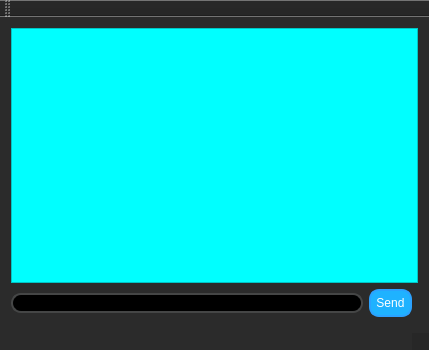
<?xml version="1.0" encoding="UTF-8"?>
<ui version="4.0">
 <class>MainWindow</class>
 <widget class="QMainWindow" name="MainWindow">
  <property name="geometry">
   <rect>
    <x>0</x>
    <y>0</y>
    <width>429</width>
    <height>350</height>
   </rect>
  </property>
  <property name="windowTitle">
   <string>QTCPClient</string>
  </property>
  <property name="styleSheet">
   <string notr="true">background-color: rgba(37, 37, 37, 179);</string>
  </property>
  <widget class="QWidget" name="centralWidget">
   <layout class="QGridLayout" name="gridLayout">
    <item row="0" column="0" rowspan="2" colspan="3">
     <widget class="QTextBrowser" name="textBrowser_receivedMessages">
      <property name="palette">
       <palette>
        <active>
         <colorrole role="Button">
          <brush brushstyle="SolidPattern">
           <color alpha="255">
            <red>0</red>
            <green>255</green>
            <blue>255</blue>
           </color>
          </brush>
         </colorrole>
         <colorrole role="Base">
          <brush brushstyle="SolidPattern">
           <color alpha="255">
            <red>0</red>
            <green>255</green>
            <blue>255</blue>
           </color>
          </brush>
         </colorrole>
         <colorrole role="Window">
          <brush brushstyle="SolidPattern">
           <color alpha="255">
            <red>0</red>
            <green>255</green>
            <blue>255</blue>
           </color>
          </brush>
         </colorrole>
        </active>
        <inactive>
         <colorrole role="Button">
          <brush brushstyle="SolidPattern">
           <color alpha="255">
            <red>0</red>
            <green>255</green>
            <blue>255</blue>
           </color>
          </brush>
         </colorrole>
         <colorrole role="Base">
          <brush brushstyle="SolidPattern">
           <color alpha="255">
            <red>0</red>
            <green>255</green>
            <blue>255</blue>
           </color>
          </brush>
         </colorrole>
         <colorrole role="Window">
          <brush brushstyle="SolidPattern">
           <color alpha="255">
            <red>0</red>
            <green>255</green>
            <blue>255</blue>
           </color>
          </brush>
         </colorrole>
        </inactive>
        <disabled>
         <colorrole role="Button">
          <brush brushstyle="SolidPattern">
           <color alpha="255">
            <red>0</red>
            <green>255</green>
            <blue>255</blue>
           </color>
          </brush>
         </colorrole>
         <colorrole role="Base">
          <brush brushstyle="SolidPattern">
           <color alpha="255">
            <red>0</red>
            <green>255</green>
            <blue>255</blue>
           </color>
          </brush>
         </colorrole>
         <colorrole role="Window">
          <brush brushstyle="SolidPattern">
           <color alpha="255">
            <red>0</red>
            <green>255</green>
            <blue>255</blue>
           </color>
          </brush>
         </colorrole>
        </disabled>
       </palette>
      </property>
      <property name="styleSheet">
       <string notr="true">background-color: rgb(0, 255, 255);</string>
      </property>
     </widget>
    </item>
    <item row="2" column="0">
     <widget class="QLineEdit" name="lineEdit_message">
      <property name="palette">
       <palette>
        <active>
         <colorrole role="Button">
          <brush brushstyle="SolidPattern">
           <color alpha="255">
            <red>0</red>
            <green>0</green>
            <blue>0</blue>
           </color>
          </brush>
         </colorrole>
         <colorrole role="Text">
          <brush brushstyle="SolidPattern">
           <color alpha="255">
            <red>255</red>
            <green>255</green>
            <blue>255</blue>
           </color>
          </brush>
         </colorrole>
         <colorrole role="Base">
          <brush brushstyle="SolidPattern">
           <color alpha="255">
            <red>0</red>
            <green>0</green>
            <blue>0</blue>
           </color>
          </brush>
         </colorrole>
         <colorrole role="Window">
          <brush brushstyle="SolidPattern">
           <color alpha="255">
            <red>0</red>
            <green>0</green>
            <blue>0</blue>
           </color>
          </brush>
         </colorrole>
         <colorrole role="PlaceholderText">
          <brush brushstyle="SolidPattern">
           <color alpha="128">
            <red>255</red>
            <green>255</green>
            <blue>255</blue>
           </color>
          </brush>
         </colorrole>
        </active>
        <inactive>
         <colorrole role="Button">
          <brush brushstyle="SolidPattern">
           <color alpha="255">
            <red>0</red>
            <green>0</green>
            <blue>0</blue>
           </color>
          </brush>
         </colorrole>
         <colorrole role="Text">
          <brush brushstyle="SolidPattern">
           <color alpha="255">
            <red>255</red>
            <green>255</green>
            <blue>255</blue>
           </color>
          </brush>
         </colorrole>
         <colorrole role="Base">
          <brush brushstyle="SolidPattern">
           <color alpha="255">
            <red>0</red>
            <green>0</green>
            <blue>0</blue>
           </color>
          </brush>
         </colorrole>
         <colorrole role="Window">
          <brush brushstyle="SolidPattern">
           <color alpha="255">
            <red>0</red>
            <green>0</green>
            <blue>0</blue>
           </color>
          </brush>
         </colorrole>
         <colorrole role="PlaceholderText">
          <brush brushstyle="SolidPattern">
           <color alpha="128">
            <red>255</red>
            <green>255</green>
            <blue>255</blue>
           </color>
          </brush>
         </colorrole>
        </inactive>
        <disabled>
         <colorrole role="Button">
          <brush brushstyle="SolidPattern">
           <color alpha="255">
            <red>0</red>
            <green>0</green>
            <blue>0</blue>
           </color>
          </brush>
         </colorrole>
         <colorrole role="Text">
          <brush brushstyle="SolidPattern">
           <color alpha="255">
            <red>120</red>
            <green>120</green>
            <blue>120</blue>
           </color>
          </brush>
         </colorrole>
         <colorrole role="Base">
          <brush brushstyle="SolidPattern">
           <color alpha="255">
            <red>0</red>
            <green>0</green>
            <blue>0</blue>
           </color>
          </brush>
         </colorrole>
         <colorrole role="Window">
          <brush brushstyle="SolidPattern">
           <color alpha="255">
            <red>0</red>
            <green>0</green>
            <blue>0</blue>
           </color>
          </brush>
         </colorrole>
         <colorrole role="PlaceholderText">
          <brush brushstyle="SolidPattern">
           <color alpha="128">
            <red>0</red>
            <green>0</green>
            <blue>0</blue>
           </color>
          </brush>
         </colorrole>
        </disabled>
       </palette>
      </property>
      <property name="styleSheet">
       <string notr="true">background-color: rgb(0, 0, 0);
border-width: 2px;
border-style: solid;
border-color: rgb(69, 70, 70);
border-radius: 10px;</string>
      </property>
     </widget>
    </item>
    <item row="2" column="1">
     <widget class="QPushButton" name="pushButton_sendMessage">
      <property name="styleSheet">
       <string notr="true">background-color: rgb(31, 178, 255);
color:white;
border-width: 2px;
border-style: solid;
border-color: rgb(43, 162, 255);
border-radius: 10px;
padding: 5px;
</string>
      </property>
      <property name="text">
       <string>Send</string>
      </property>
     </widget>
    </item>
   </layout>
  </widget>
  <widget class="QMenuBar" name="menuBar">
   <property name="geometry">
    <rect>
     <x>0</x>
     <y>0</y>
     <width>429</width>
     <height>21</height>
    </rect>
   </property>
  </widget>
  <widget class="QToolBar" name="mainToolBar">
   <attribute name="toolBarArea">
    <enum>TopToolBarArea</enum>
   </attribute>
   <attribute name="toolBarBreak">
    <bool>false</bool>
   </attribute>
  </widget>
  <widget class="QStatusBar" name="statusBar"/>
 </widget>
 <layoutdefault spacing="6" margin="11"/>
 <resources/>
 <connections/>
</ui>
